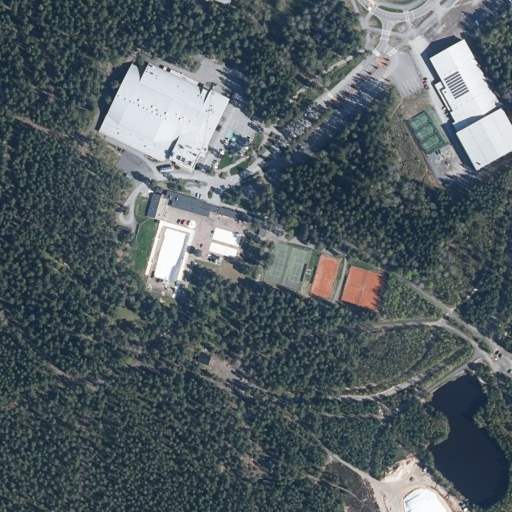
#> input picture ot/ot_-1_-1.jpg, 1024 x 1024 px, found by its file name (shown at 1/2 size); its folder holds only this picture in this run
$ python ot_tilefrac.py
#> lines starting #> are read from the running program, lines starting #| are printed output that depends on the picture
import sys,numpy as np, os
from PIL import Image
from scipy import ndimage
def norm(a):
    m=a.reshape(-1,3).mean(0); s=a.reshape(-1,3).std(0)+1e-3; return (a-m)/s
for f in sorted(os.listdir('pori/ot')):
    k=f[3:-4]
    o=np.asarray(Image.open(f'pori/ot/{f}').convert('RGB').resize((512,512),Image.BILINEAR),np.float32)
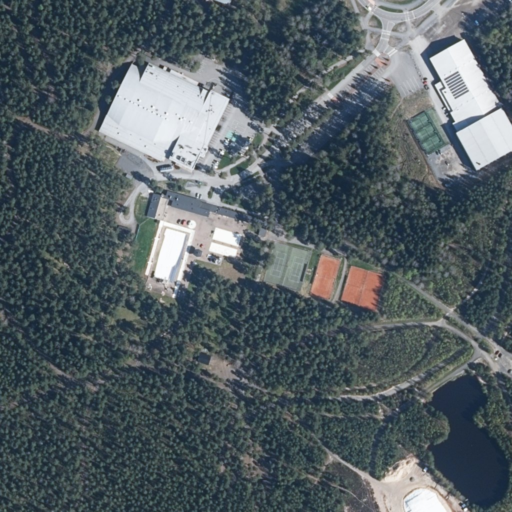
#> o: shape (512, 512, 3) float32; mean R, G, B 82.8, 93.4, 98
    n=np.asarray(Image.open(f'work/ot_new/{f}').convert('RGB').resize((512,512),Image.BILINEAR),np.float32)
    a=ndimage.gaussian_filter(norm(o).mean(2),1);b=ndimage.gaussian_filter(norm(n).mean(2),1)
#> in norm, `m = a.reshape(-1, 3).mean(0)`: m = [82.8, 93.39, 98.05]
#> in norm, `s = a.reshape(-1, 3).std(0) + 0.001`: s = [54.67, 49.8, 47.62]
#> in norm, `return (a - m) / s`:
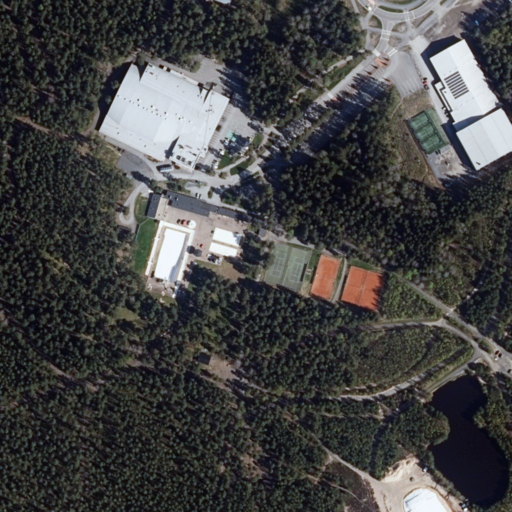
#> returned value: shape (512, 512, 3) float32; mean of channels 0, 1, 2 1.46e-05, -2.39e-05, -3.3e-05; drawn with min black and max white
#> after `a = ndimage.gaussian_filter(norm(o).mean(2), 1)`:
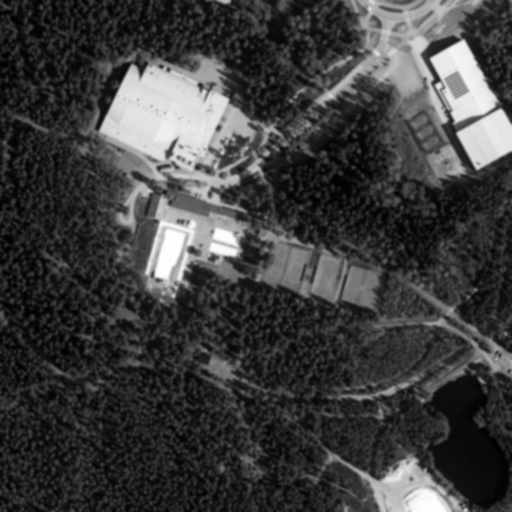
#> a: shape (512, 512) float32; min -1.04, max 3.17, mean 7.93e-07; drawn with min black and max white
    B=8;h=64
    A=a.reshape(h,B,h,B).transpose(0,2,1,3).reshape(h,h,-1);Bb=b.reshape(h,B,h,B).transpose(0,2,1,3).reshape(h,h,-1)
    A=A-A.mean(-1,keepdims=True);Bb=Bb-Bb.mean(-1,keepdims=True)
    cor=(A*Bb).sum(-1)/(np.sqrt((A*A).sum(-1)*(Bb*Bb).sum(-1))+1e-6)
    tex=np.sqrt((A*A).mean(-1)); dm=np.abs(A.mean(-1)*0+a.reshape(h,B,h,B).mean((1,3))-b.reshape(h,B,h,B).mean((1,3)))
#> after `tex = np.sqrt((A * A).mean(-1))`:
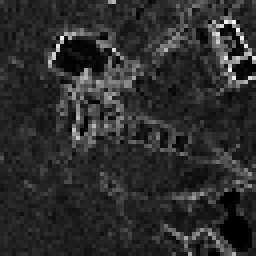
#> tex: shape (64, 64) float32 (shown 4 times larger); min 0.00332, max 1.34, mean 0.24; drawn with min black and max white
#> after `dm = np.abs(A.mean(-1) * 0 + a.reshape(h, B, h, B).mean((1, 3)) - b.re`: dm: shape (64, 64) float32; every value is 0
    ch=((cor<0.45)&(tex>0.2))|(dm>0.9); ch=ndimage.binary_opening(ch)
#> after `ch = (cor < 0.45) & (tex > 0.2) | (dm > 0.9)`: ch: shape (64, 64) bool; every value is 0
    print(k, round(float(ch.mean()),3), round(float(np.median(cor[tex>0.2])) if (tex>0.2).any() else 1,2))
#| -1_-1 0.0 1.0

$ run again, on ot/ot_-2_4.jpg
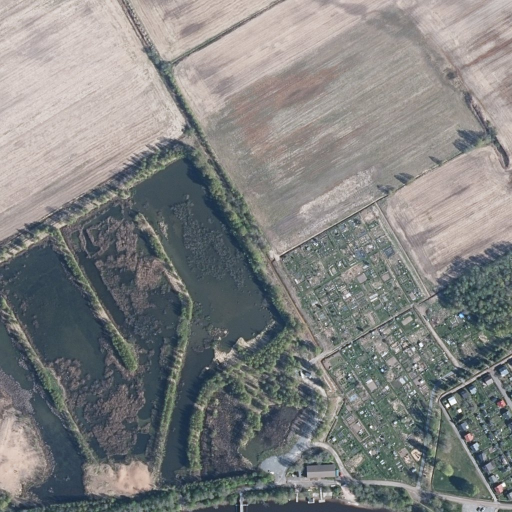
#> input picture ot/ot_-2_4.jpg, 1024 x 1024 px, found by its file name (shown at 1/2 size)
#> m = [128.6, 129.4, 128.6]
#> s = [52.47, 43.27, 39.01]
#> `a = ndimage.gaussian_filter(norm(o).mean(2), 1)`:
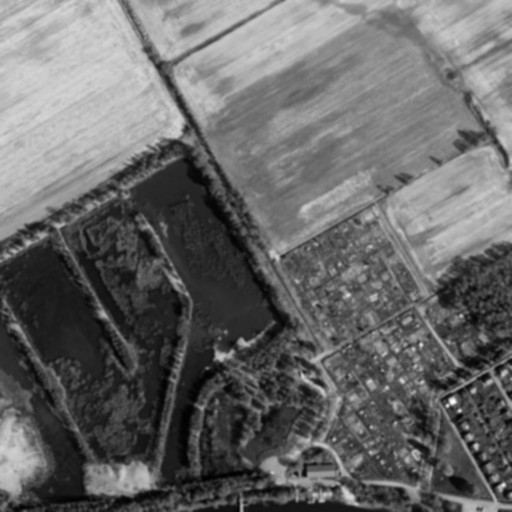
#> a: shape (512, 512) float32; min -1.8, max 2.59, mean -1.11e-05; drawn with min black and max white
#> `tex = np.sqrt((A * A).mean(-1))`:
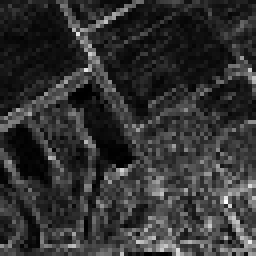
#> tex: shape (64, 64) float32 (shown 4 times larger); min 0.00787, max 1.09, mean 0.222; drawn with min black and max white
#> dm: shape (64, 64) float32; every value is 0
#> ch: shape (64, 64) bool; every value is 0
#| -2_4 0.0 1.0

$ run again, on ot/ot_-3_0.jpg
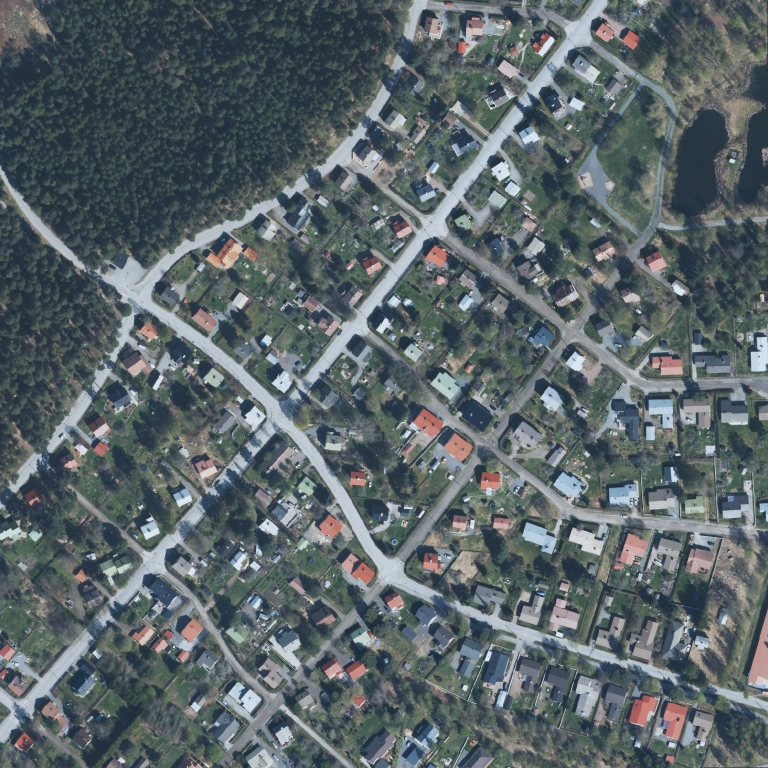
#> input picture ot/ot_-3_0.jpg, 1536 x 1536 px, found by its file name (shown at 1/2 size)
#> m = [90.77, 101.1, 104.6]
#> s = [43.86, 40.19, 39.35]
#> `a = ndimage.gaussian_filter(norm(o).mean(2), 1)`:
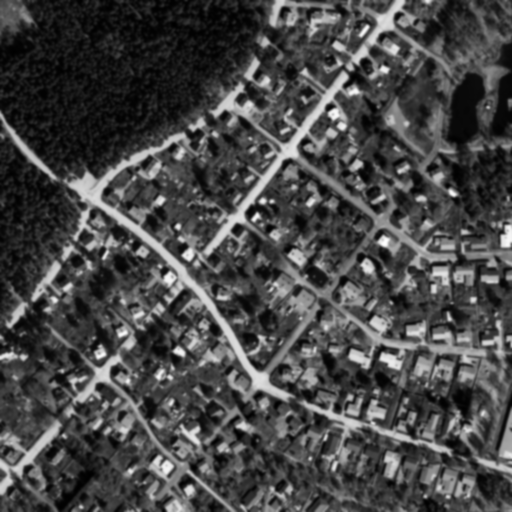
#> a: shape (512, 512) float32; min -1.26, max 3.21, mean -2.22e-06; drawn with min black and max white
#> `tex = np.sqrt((A * A).mean(-1))`:
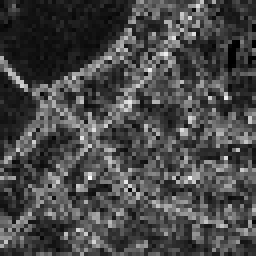
#> tex: shape (64, 64) float32 (shown 4 times larger); min 0.00637, max 1.47, mean 0.423; drawn with min black and max white
#> dm: shape (64, 64) float32; every value is 0
#> ch: shape (64, 64) bool; every value is 0
#| -3_0 0.0 1.0

$ run again, on ot/ot_-3_1.jpg
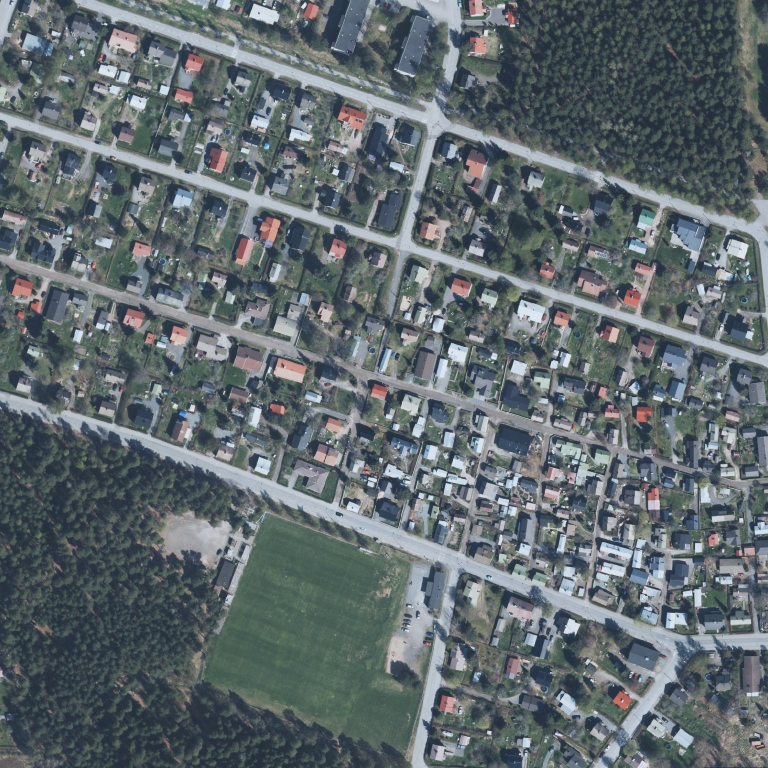
#> input picture ot/ot_-3_1.jpg, 1536 x 1536 px, found by its file name (shown at 1/2 size)
#> m = [96.3, 106.2, 109.8]
#> s = [43.57, 40.76, 40.6]
#> `a = ndimage.gaussian_filter(norm(o).mean(2), 1)`:
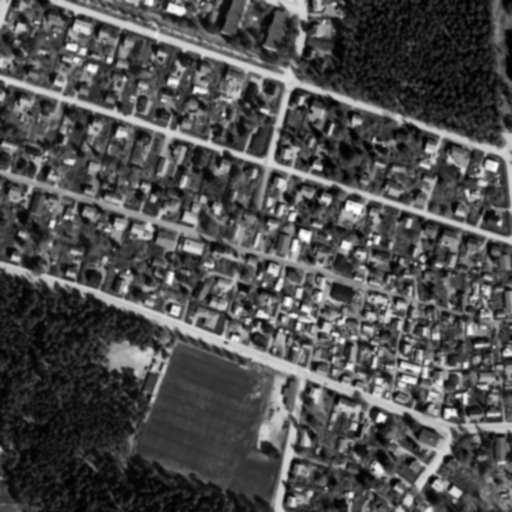
#> a: shape (512, 512) float32; min -1.36, max 3.02, mean 3.26e-06; drawn with min black and max white
#> `tex = np.sqrt((A * A).mean(-1))`:
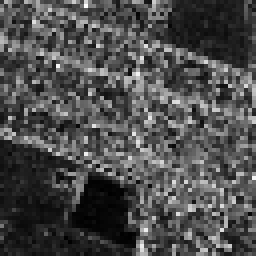
#> tex: shape (64, 64) float32 (shown 4 times larger); min 0.0177, max 1.39, mean 0.431; drawn with min black and max white
#> dm: shape (64, 64) float32; every value is 0
#> ch: shape (64, 64) bool; every value is 0
#| -3_1 0.0 1.0

$ run again, on ot/ot_-1_4.jpg
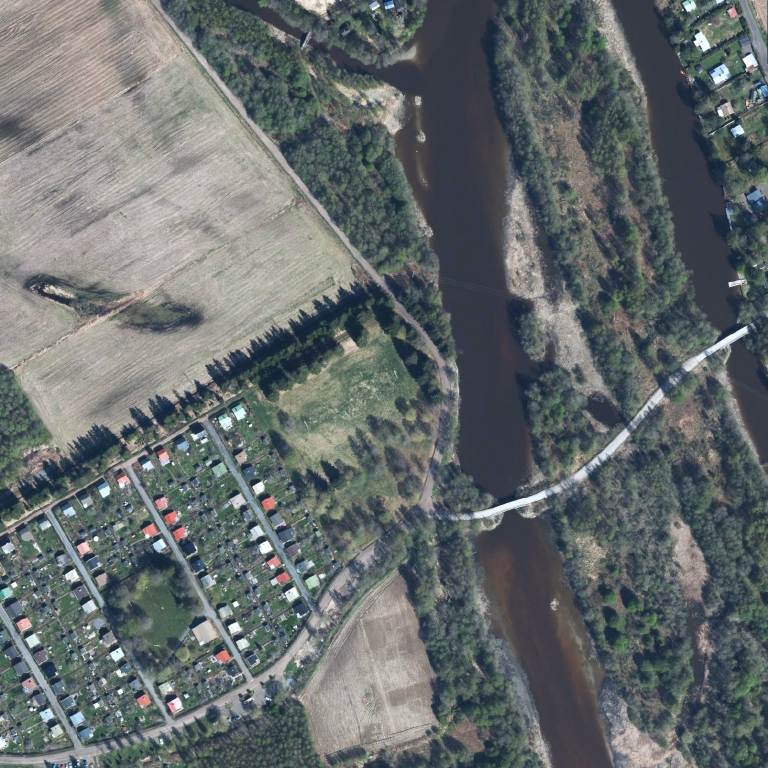
#> input picture ot/ot_-1_4.jpg, 1536 x 1536 px, found by its file name (shown at 1/2 size)
#> m = [101.1, 107.5, 107.9]
#> s = [47.59, 42.51, 37.49]
#> `tex = np.sqrt((A * A).mean(-1))`:
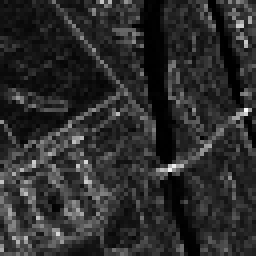
#> tex: shape (64, 64) float32 (shown 4 times larger); min 0.00195, max 1.7, mean 0.3; drawn with min black and max white
#> dm: shape (64, 64) float32; every value is 0
#> ch: shape (64, 64) bool; every value is 0
#| -1_4 0.0 1.0
